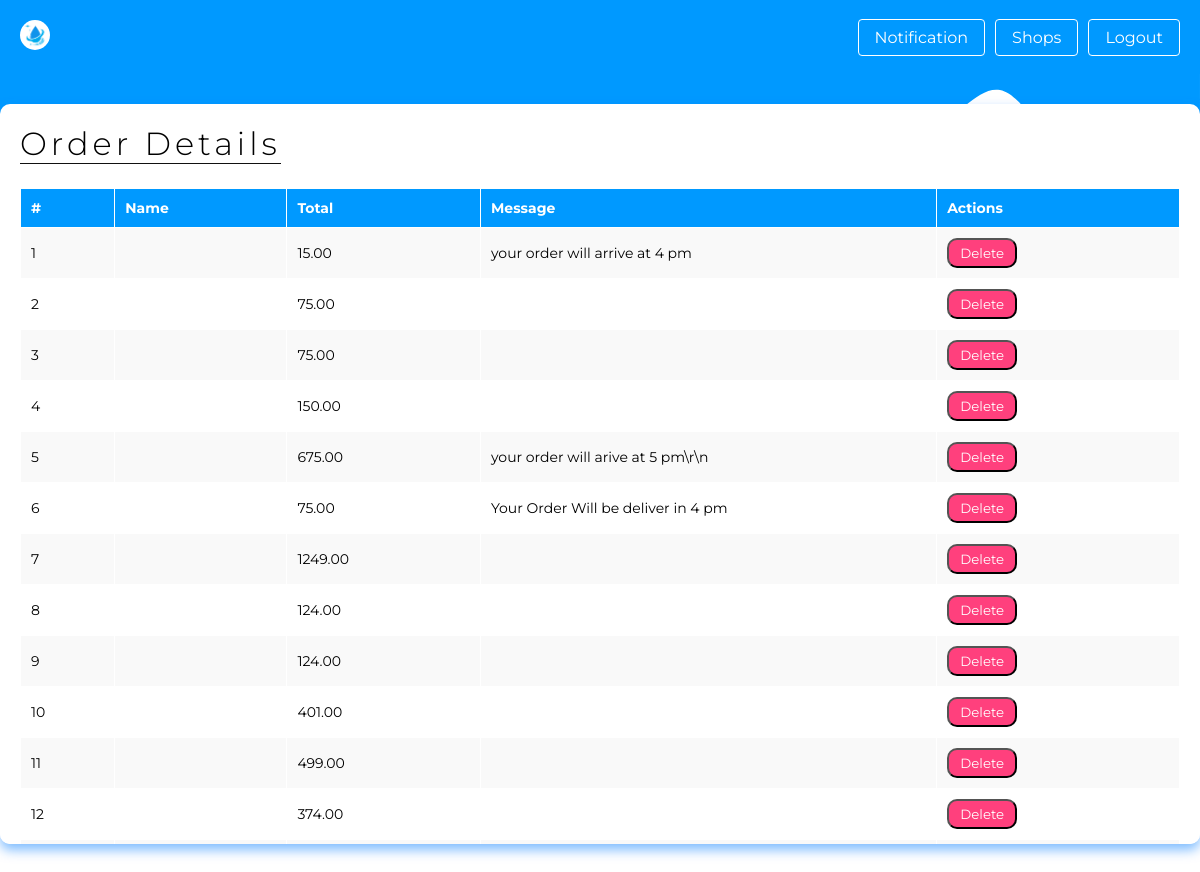
Screenshot of /Buyer/ViewNotification.php with the database file from the repository.
### tables this page shows
CREATE TABLE `orders` (
  `id` int(11) NOT NULL,
  `buyer_id` int(11) NOT NULL,
  `seller_id` int(11) NOT NULL,
  `users_name` varchar(50) NOT NULL,
  `email` varchar(255) NOT NULL,
  `info` text DEFAULT NULL,
  `profilePic` varchar(255) DEFAULT NULL,
  `amount` bigint(20) NOT NULL,
  `total` decimal(10,2) DEFAULT NULL,
  `method` enum('delivery','pickUp') NOT NULL,
  `created_at` timestamp NOT NULL DEFAULT current_timestamp() ON UPDATE current_timestamp(),
  `discount` decimal(10,2) NOT NULL DEFAULT 0.00,
  `address` varchar(255) NOT NULL,
  `contact` varchar(50) DEFAULT NULL,
  `delivery_message` text DEFAULT NULL
);

### Buyer/ViewNotification.php (the view, shortened to what this page needs)
<?php
require '../Include/connect.php';
?>
<!DOCTYPE html>
<html lang="en">
<head>
    <link rel="stylesheet" href="https://cdnjs.cloudflare.com/ajax/libs/font-awesome/6.6.0/css/all.min.css">
    <link rel="stylesheet" href="../Css/EmployeeInfo.css">
</head>
<body>
    <nav>
        <ul class="home-ul">
            <li class="logo"><a href="../FrontPage.php"><img src="../Image/Thirstdrop.png" alt="" height="30" width="30" class="logo"></a></li>
            <li class="nav-button"><a href="ViewNotification.php">Notification</a></li>
            <li class="nav-button"><a href="AllShops.php">Shops</a></li>
            <li class="nav-button"><a href="../FrontPage.php">Logout</a></li>
        </ul>
    </nav>
    <div class="content-container">
        <div class="site-title">
            <h1>Order Details</h1>
        </div>
        <div>
        <table class="table-container">
            <tr>
                <th>#</th>
                <th>Name</th>
                <th>Total</th>
                <th>Message</th>
                <th>Actions</th>
            </tr>
            <?php
            $i = 1;
            $rows = mysqli_query($conn, "SELECT * FROM orders ORDER BY id DESC");
            foreach ($rows as $row) : ?>
            <tr>
                <td><?php echo $i++; ?></td>
                <td><?php echo htmlspecialchars($row["name"]); ?></td>
                <td><?php echo ($row["total"]); ?></td>
                <td><?php echo ($row["delivery_message"]); ?></td>
                <td>
                    <form action="" method="post" style="display:inline;">
                        <button type="submit" name="delete" value="Delete" class="delete-button">Delete</button>
                   </form>
                </td>
            </tr>
            <?php endforeach; ?>
        </table>
        </div>
</body>
</html>

### Css/EmployeeInfo.css (style rules this page uses)
* { font-family: "Montserrat", sans-serif; margin: 0; }
body { margin: 0; overflow: hidden; }
nav { background-color: #0099ff; padding: 20px; }
.home-ul { display: flex; align-items: center; justify-content: space-between; list-style: none; margin: 0; padding: 0; }
.logo { color: white; margin-right: auto; border-radius: 50%; }
.nav-button { margin-left: 10px; }
.nav-button a { color: white; text-decoration: none; padding: 8px 16px; border-radius: 4px; background-color: #0099ff; border: thin solid white; transition: background-color 0.3s; }
.content-container { box-shadow: 0 6px 12px rgba(0, 123, 255, 0.5); position: relative; z-index: 1; top: 30px; padding: 20px; max-width: 1300px; margin: 0 auto; background-color: #ffffff; transition: all 300ms ease-in-out; border-radius: 10px; overflow-x: hidden; overflow-y: auto; max-height: 700px; flex-direction: column; }
.site-title { text-align: Left; border-bottom: 1px solid #111111; margin-bottom: 24px; display: inline-flex; }
.site-title h1 { font-weight: 300; letter-spacing: 4px; }
img { border-radius: 50%; object-fit: contain; }
table { margin: 0 auto; width: 100%; border-collapse: collapse; }
.table-container { max-height: 400px; overflow-y: auto; border: 1px solid #e0e0e0; border-radius: 5px; overflow-x: hidden; overflow-y: auto; max-height: 1000px; }
td,th { display: fixed; padding: 10px; border: solid 1px white; text-align: left; font-size: 14px; overflow: hidden; text-overflow: ellipsis; }
table td { max-width: 150px; overflow: hidden; white-space: normal; word-wrap: break-word; }
th { background-color: #0099ff; color: white; }
tr:nth-child(even) { background-color: #f9f9f9; }
button { padding: 5px; width: 70px; border-radius: 10px; }
.delete-button { background-color: #ff407d; color: white; }

### rows the page displays
orders: total "15.00", delivery_message "your order will arrive at 4 pm"
orders: total "75.00"
orders: total "75.00"
orders: total "150.00"
orders: total "675.00", delivery_message "your order will arive at 5 pm\\r\\n"
orders: total "75.00", delivery_message "Your Order Will be deliver in 4 pm"
orders: total "1249.00"
orders: total "124.00"
orders: total "124.00"
orders: total "401.00"
orders: total "499.00"
orders: total "374.00"
